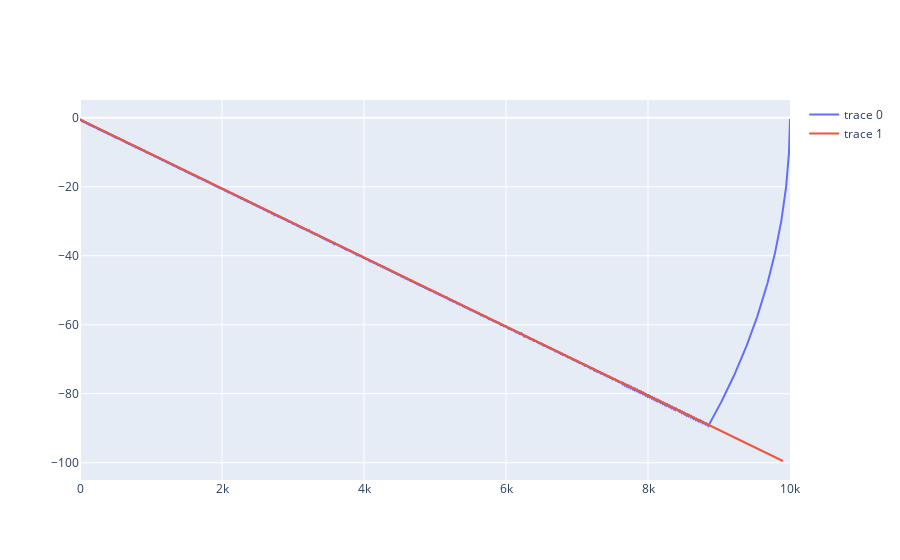

The cell this chart's notebook holds for it:
### Code cell
fig1 = go.Figure()
fig1.add_trace(go.Scatter(x=df.Altitude,y=df.Velocity))
fig1.add_trace(go.Scatter(x=h,y=v))
iplot(fig1)
